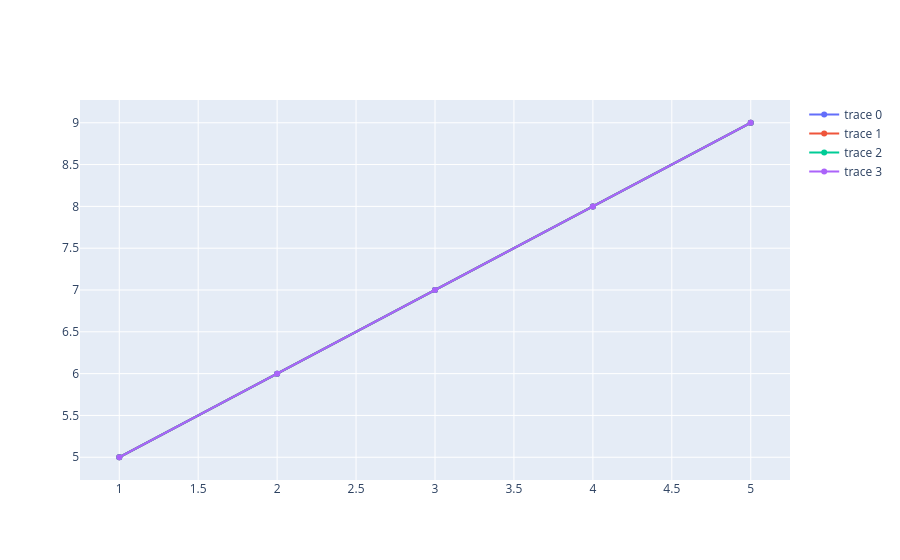

Notebook source saved alongside this figure:
### Code cell
fig.add_trace(go.Scatter(x=x1, y=y1))
fig.add_trace(go.Scatter(x=x2, y=y2))
fig.add_trace(go.Scatter(x=x3, y=y3))

### Figure 1 — Plotly figure (JSON) as saved in the notebook; plotly's stock layout.template omitted (floating-point values rounded to 4 significant figures)
{"data": [{"type": "scatter", "x": [1, 2, 3, 4, 5], "y": [5, 6, 7, 8, 9]}, {"type": "scatter", "x": [1, 2, 3, 4, 5], "y": [5, 6, 7, 8, 9]}, {"type": "scatter", "x": [1, 2, 3, 4, 5], "y": [5, 6, 7, 8, 9]}, {"type": "scatter", "x": [1, 2, 3, 4, 5], "y": [5, 6, 7, 8, 9]}], "layout": {"autosize": true, "xaxis": {"autorange": true, "range": [0.7497, 5.25], "type": "linear"}, "yaxis": {"autorange": true, "range": [4.67, 9.33], "type": "linear"}}}
